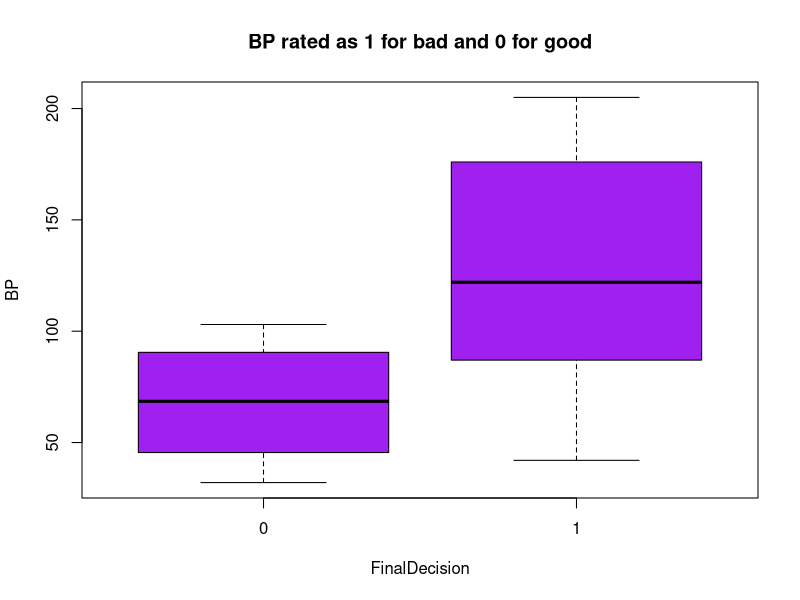
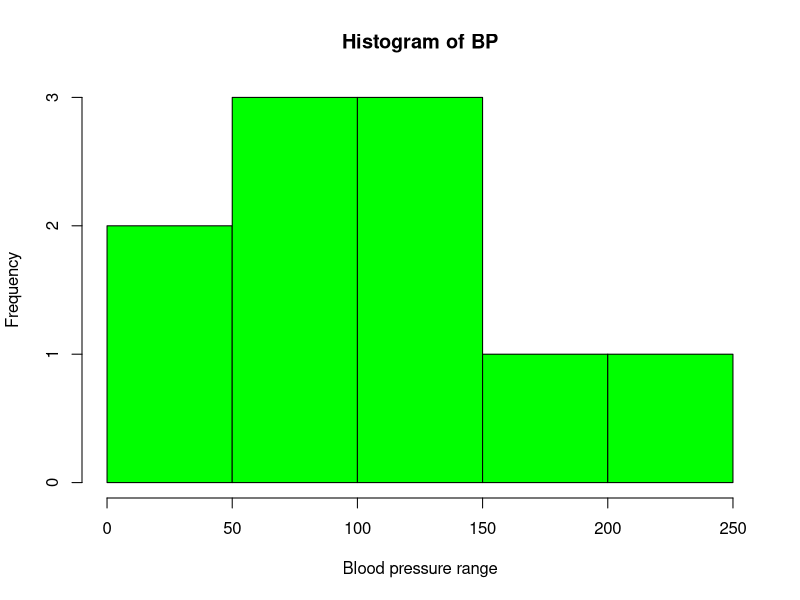

The R source for these figures, in order:
# check directory
getwd()
# load ggplot2 package
library(ggplot2)

# create data frame
Frequency <- c(0.6, 0.3, 0.4, 0.4, 0.2, 0.6, 0.3, 0.4, 0.9, 0.2)
BP <- c(103, 87, 32, 42, 59, 109, 78, 205, 135, 176)
# bad = 1, good = 0
First <- c(1, 1, 1, 1, 0, 0, 0, 0, NA, 1)
# low = 0, high = 1
Second <- c(0, 0, 1, 1, 0, 0, 1, 1, 1, 1)
FinalDecision <- c(0, 1, 0, 1, 0, 1, 0, 1, 1, 1)
# make vectors into data frame
mainDF <- data.frame(Frequency, BP, First, Second, FinalDecision)
# create boxplot
boxplot(BP ~ FinalDecision, data = mainDF, main = "BP rated as 1 for bad and 0 for good", xlab = "FinalDecision", ylab = "BP", col = "purple")
# create histogram
hist(BP, xlab = "Blood pressure range", col = "green")
